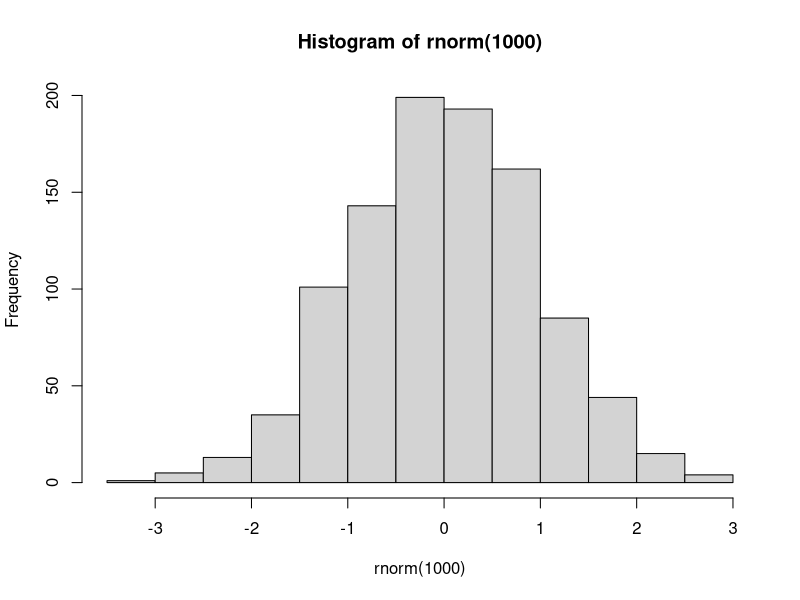

The R script that drew this image:
## ---- chunk 1
#| label: fig-polar
#| fig-cap: "A line plot on a polar axis"

hist(rnorm(1e3))
